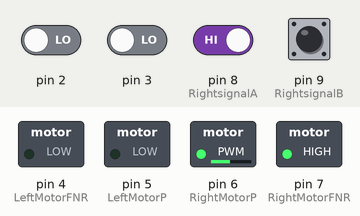
Recording of a sketch running on a simulated Arduino Uno, built with avr-gcc and run on an emulated ATmega328P. Shown: switched loads named in the sketch (green lamp = pin HIGH). The test bench sets the inputs (shaded band); at power-on: pin 8 (RightsignalA), pin 9 (RightsignalB) HIGH, pin 2, pin 3 LOW. What the sketch prints to the serial monitor is not drawn.

Above: at 1.2 s.
1.3 s: pin 2 driven HIGH
4.3 s: pin 3 driven HIGH
7.3 s: pin 2 driven LOW
10.3 s: pin 3 driven LOW
13.3 s: pin 2 driven HIGH and pin 3 driven HIGH
16.3 s: pin 3 driven LOW and pin 8 (RightsignalA) driven LOW
Timing chart, 0 to 19.3 s (numbered marks = the images above; inputs shaded):
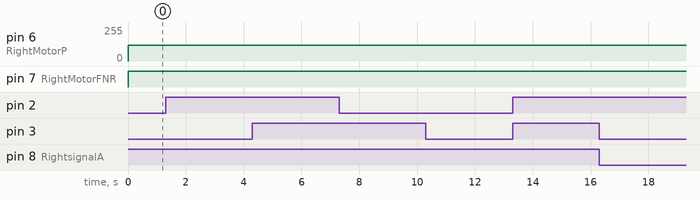

The sketch:

encoder.ino
```cpp
int encoderPosRight = 0;
int encoderPosLeft = 0;
int RightMotorP = 6;
int RightMotorFNR = 7;
int LeftMotorP = 5;
int LeftMotorFNR = 4;
int RightsignalA = 8;
int RightsignalB = 9;
int LeftsignalA = 10;
int LeftsignalB = 11;
void doEncoderRightA(){ // 빨녹일 때
  if(digitalRead(RightsignalA)==digitalRead(RightsignalB)) // 같으면
    encoderPosRight++; // 정회전
  else // 다르면
    encoderPosRight--; // 역회전
  //encoderPosRight += (digitalRead(RightsignalA)==digitalRead(RightsignalB))?1:-1;
  Serial.print("A Right :  ");
  Serial.println(encoderPosRight);
}
//void doEncoderLeftA(){ // 빨녹일 때
////  if(digitalRead(encoderPinA)==digitalRead(encoderPinB)) // 같으면
////    encoderPos++; // 정회전
////  else // 다르면
////    encoderPos--; // 역회전
//  encoderPosLeft += (digitalRead(LeftsignalA)==digitalRead(LeftsignalB))?1:-1;
//  Serial.print("A Left :  ");
//  Serial.println(encoderPosLeft);
//}

void doEncoderRightB(){ // 보파일 때
  if(digitalRead(RightsignalA)==digitalRead(RightsignalB)) // 같으면
    encoderPosRight--; // 역회전
  else // 다르면
    encoderPosRight++; // 정회전
//  encoderPosRight += (digitalRead(RightsignalA)==digitalRead(RightsignalB))?-1:1;
  Serial.print("B Right :  ");
  Serial.println(encoderPosRight);
}
//void doEncoderLeftB(){ // 보파일 때
////  if(digitalRead(encoderPinA)==digitalRead(encoderPinB)) // 같으면
////    encoderPos--; // 역회전
////  else // 다르면
////    encoderPos++; // 정회전
//  encoderPosLeft += (digitalRead(LeftsignalA)==digitalRead(LeftsignalB))?-1:1;
//  Serial.print("B Left : ");
//  Serial.println(encoderPosLeft);
//}
//

void setup() {

  Serial.begin(9600);
  // put your setup code here, to run once:
  pinMode(RightsignalA, INPUT_PULLUP);
  attachInterrupt(0, doEncoderRightA, CHANGE);
//  pinMode(LeftsignalA, INPUT_PULLUP);
//  attachInterrupt(0, doEncoderLeftA, CHANGE);
  pinMode(RightsignalB, INPUT_PULLUP);
  attachInterrupt(1, doEncoderRightB, CHANGE);
//  pinMode(LeftsignalB, INPUT_PULLUP);
//  attachInterrupt(1, doEncoderLeftB, CHANGE);
//
  //EncoderInit();
  pinMode(LeftMotorFNR, OUTPUT);
  pinMode(RightMotorFNR, OUTPUT);

}

void loop() {
  // put your main code here, to run repeatedly:
 digitalWrite(LeftMotorFNR,LOW);
 analogWrite(LeftMotorP,0);
 digitalWrite(RightMotorFNR,HIGH);
 analogWrite(RightMotorP,120);
 Serial.print("A : ");
 Serial.println(digitalRead(RightsignalA));
 //Serial.print("B : ");
 //Serial.println(digitalRead(RightsignalB));
 //Serial.println(LeftsignalA);
 //Serial.println(LeftsignalB);
}
```
